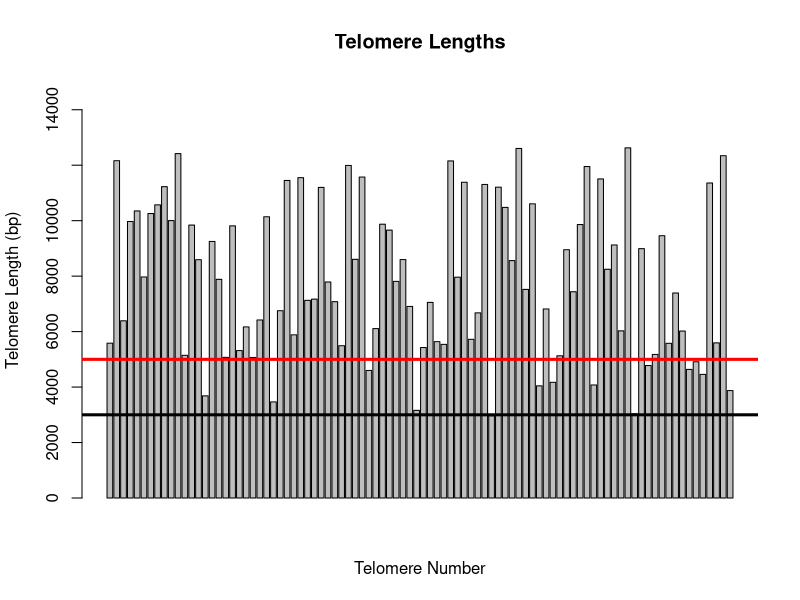

Source code (R):
## ---- chunk 1
telomere_lengths <- list(5583, 12162, 6389, 9970, 10351, 7970, 10257, 10570, 11226, 10003, 12418, 5145, 9841, 8593, 3683, 9251, 7884, 5070, 9813, 5316, 6170, 5067, 6420, 10141, 3465, 6754, 11450, 5883, 11551, 7127, 7170, 11200, 7788, 7079, 5492, 11992, 8606, 11573, 4600, 6108, 9872, 9659, 7811, 8597, 6907, 3161, 5425, 7053, 5638, 5540, 12154, 7962, 11386, 5722, 6675, 11306, 2967, 11208, 10478, 8560, 12603, 7522, 10607, 4044, 6816, 4172, 5127, 8953, 7438, 9860, 11952, 4076, 11505, 8247, 9124, 6027, 12625, 3031, 8991, 4777, 5177, 9458, 5578, 7392, 6019, 4637, 4912, 4458, 11358, 5594, 12343, 3874)
telomere_numbers <- 1:92
print(telomere_lengths)
print(telomere_numbers)
## ---- chunk 2
typeof(telomere_lengths[1])
test <- barplot(as.numeric(telomere_lengths), main="Telomere Lengths", xlab="Telomere Number", ylab="Telomere Length (bp)", ylim = c(0,15000))
abline(h=5000, col="red", lwd=3)
abline(h=3000, col="black", lwd=3)
